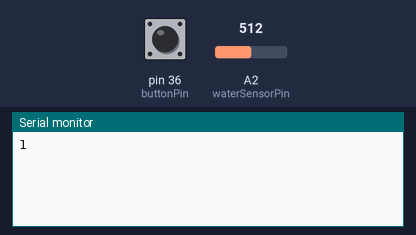
A sketch run on a simulated Arduino Mega 2560, built with avr-gcc and run on an emulated ATmega2560. On the bench: the last lines printed to the serial monitor. The inputs (shaded band) are chosen by the test bench; at power-on: pin 36 (buttonPin) LOW, A2 (waterSensorPin) = 512.

Above: at 1.7 s.
1.8 s: pin 36 (buttonPin) pulled HIGH for 3 s
At 7.4 s:
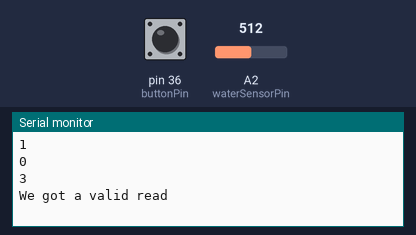
At 18.2 s:
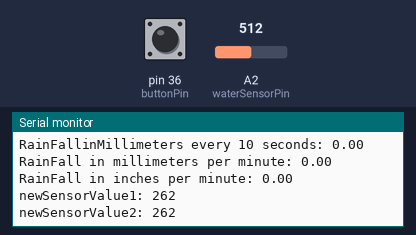
Timing chart, 0 to 19.7 s (numbered marks = the images above; inputs shaded):
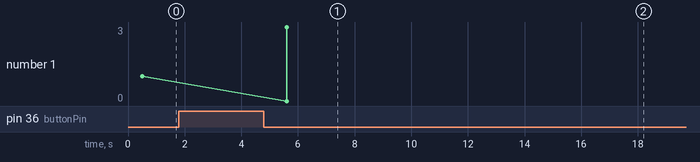

Measured:
- after the input at 1.8 s, the serial monitor: prints a new line after 3.8 s (image 1)
- plotted number 1: 1 → 3 after the input at 1.8 s

The sketch:

tempFinal.ino
```cpp
#include <dht.h>
#include <LiquidCrystal.h>
#define dht_apin A1
dht DHT;
int ThermistorPin = 0;
int Vo;
float R1 = 1000;
float logR2, R2, T;
float c1 = 1.009249522e-03, c2 = 2.378405444e-04, c3 = 2.019202697e-07;
int waterSensorPin = A2;
float SensePerMilimeter = 4.33;
const int buttonPin = 36;
int buttonState = 0;

LiquidCrystal lcd(12, 11, 5, 4, 3, 2);

void setup() {
  delay(500);
  pinMode(buttonPin, INPUT);
  Serial.begin(9600);
}

void tempGuy() {
    Vo = analogRead(ThermistorPin);
  R2 = R1 * (1023.0 / (float)Vo - 1.0);
  logR2 = log(R2);
  T = (1.0 / (c1 + c2*logR2 + c3*logR2*logR2*logR2));
  T = T - 273.15;
  T = (T * 9.0)/ 5.0 + 32.0;
  lcd.clear();
  delay(100);
  lcd.print("Temp = ");
  lcd.print(T);
  lcd.print(" F");
  delay(3000);
  lcd.clear();
}

void DhtGuy() {
  DHT.read11(dht_apin);
    float F = DHT.temperature;
    float CF = 9/5;
    F = (F * CF) + 32;

    lcd.clear();
    delay(100);
    lcd.print("Humidity:" );
    lcd.print(DHT.humidity);
    delay(3000);//Wait 5 seconds before accessing sensor again.
    lcd.clear();
}

void WaterLevelSensorGuy() {
  delay(1000);
  float rainFallinMillimeters;
  float rainFallPerMinuteInMillimeters;
  float rainFallPerMinuteInInches;
  int sensorValue = analogRead(waterSensorPin);
  if (sensorValue < 250) {
    Serial.println("Bad Sensor Value");
    return;
  } else {
    Serial.println("We got a valid read");
    int newSensorValue1 = (sensorValue - 250);
    delay(10000);
    int sensorValue2 = analogRead(waterSensorPin);
    int count = 0;
      while (sensorValue2 < sensorValue) {
        if (count >= 3) {
          Serial.println("Bad reads resetting");
          return;
        }
        Serial.println("BadRead");
        delay(100);
        sensorValue2 = analogRead(waterSensorPin);
        count++;
    }
    int newSensorValue2 = (sensorValue2 - 250);
    rainFallinMillimeters = ((newSensorValue2 - newSensorValue1) / SensePerMilimeter);
    Serial.print("RainFallinMillimeters every 10 seconds: ");
    Serial.println(rainFallinMillimeters);

    rainFallPerMinuteInMillimeters = (rainFallinMillimeters * 6);
    Serial.print("RainFall in millimeters per minute: ");
    Serial.println(rainFallPerMinuteInMillimeters);

    rainFallPerMinuteInInches = (rainFallPerMinuteInMillimeters / 25.4);
    Serial.print("RainFall in inches per minute: ");
    Serial.println(rainFallPerMinuteInInches);

     Serial.print("newSensorValue1: ");
    Serial.println(newSensorValue1);

     Serial.print("newSensorValue2: ");
    Serial.println(newSensorValue2);
  }
    lcd.clear();
    delay(100);
    lcd.print("RainFall MM:" );
    lcd.print(rainFallPerMinuteInMillimeters);
    delay(2000);
    lcd.clear();
    delay(100);
    lcd.print("RainFall In:" );
    lcd.print(rainFallPerMinuteInInches);
    delay(3000);//Wait 5 seconds before accessing sensor again.
    lcd.clear();
}

void loop() {
// buttonState = digitalRead(buttonPin);
// Serial.println(buttonState);
  while (true) {
    buttonState = digitalRead(buttonPin);
      if (buttonState == HIGH) {
        delay(1000);
        break;
      }
      Serial.println("1");
    tempGuy();
  }
  while (true) {
    buttonState = digitalRead(buttonPin);
      if (buttonState == HIGH) {
        delay(1000);
        break;
      }
      Serial.println(buttonState);
      Serial.println("2");
    DhtGuy();
  }
  while (true) {
    buttonState = digitalRead(buttonPin);
      if (buttonState == HIGH) {
        delay(1000);
        break;
      }
      Serial.println(buttonState);
      Serial.println("3");
    WaterLevelSensorGuy();
  }


}
```
